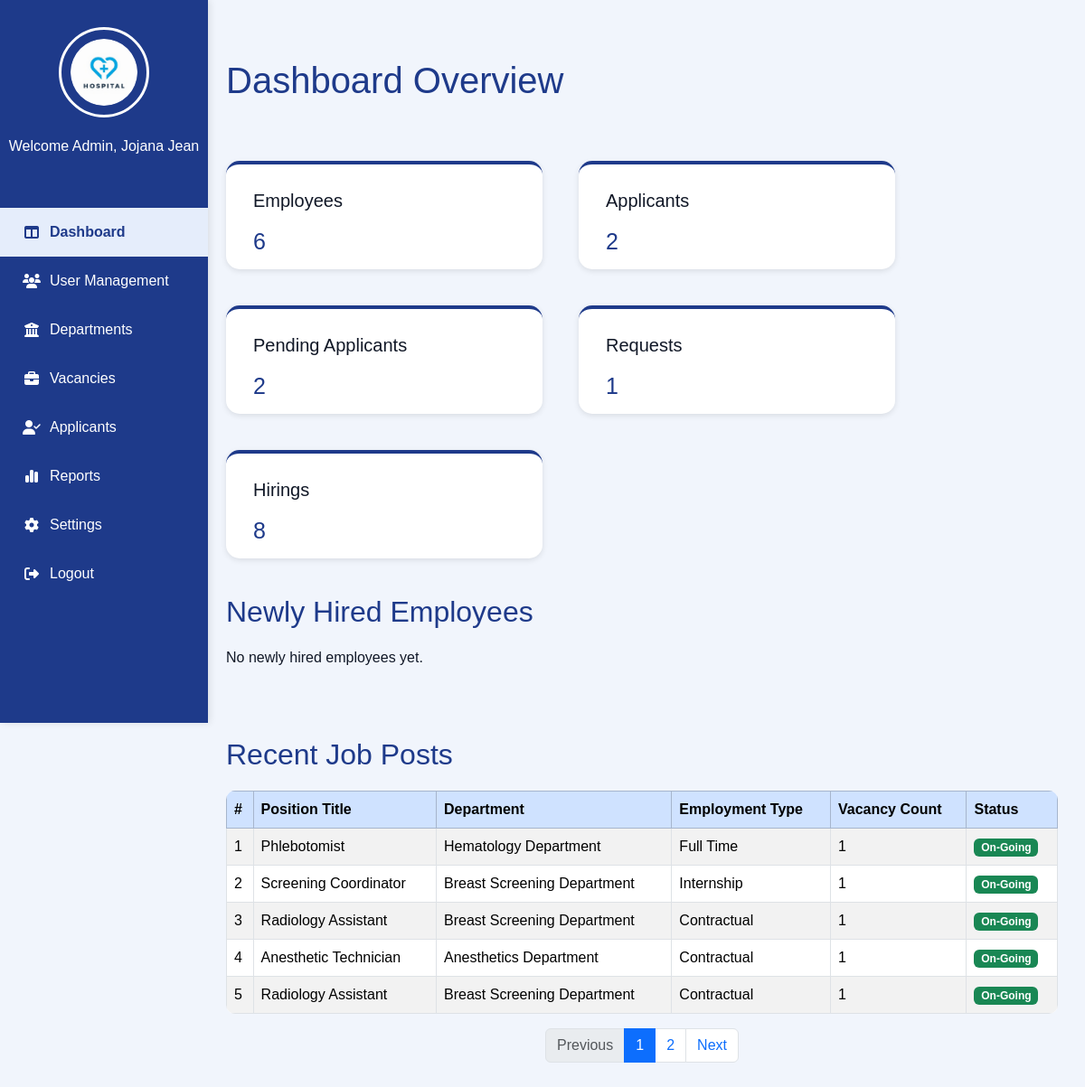
/Admin_Dashboard.php, run on an earlier commit of the app's database.
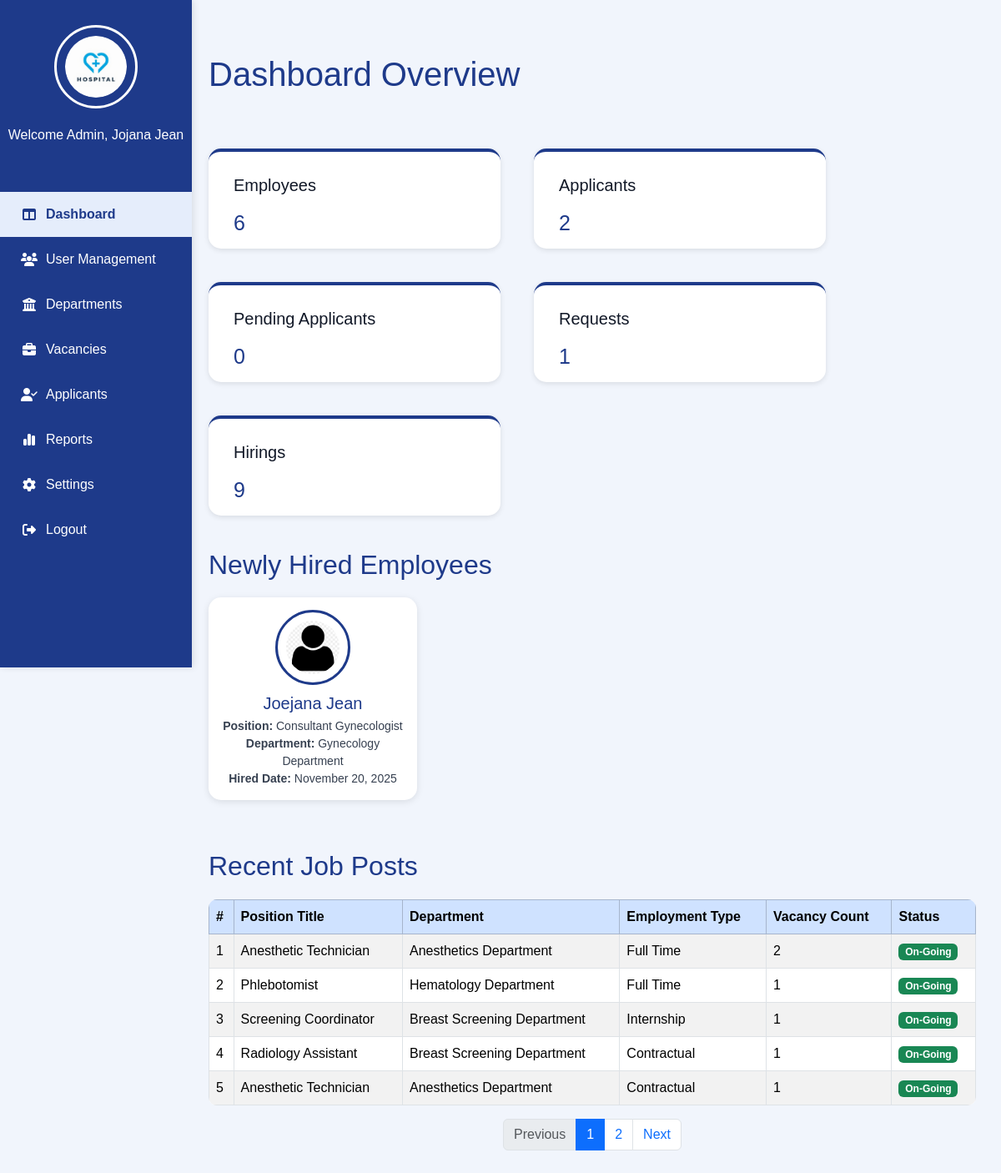
And on a later commit of the database.
### tables this page shows
CREATE TABLE `vacancies` (
  `id` int(11) NOT NULL,
  `department_id` int(11) NOT NULL,
  `position_id` int(11) NOT NULL,
  `employment_type_id` int(11) NOT NULL,
  `vacancy_count` int(11) NOT NULL,
  `status` varchar(255) NOT NULL DEFAULT 'To Post',
  `posted_by` varchar(255) NOT NULL,
  `created_at` timestamp NOT NULL DEFAULT current_timestamp()
);

CREATE TABLE `position` (
  `positionID` int(11) NOT NULL,
  `departmentID` int(11) NOT NULL,
  `emtypeID` int(11) DEFAULT NULL,
  `position_title` varchar(150) NOT NULL
);

CREATE TABLE `department` (
  `deptID` int(11) NOT NULL,
  `deptName` varchar(100) NOT NULL
);

CREATE TABLE `employment_type` (
  `emtypeID` int(11) NOT NULL,
  `typeName` varchar(50) NOT NULL
);

CREATE TABLE `applicant` (
  `applicantID` varchar(100) NOT NULL,
  `fullName` varchar(150) NOT NULL,
  `position_applied` varchar(100) NOT NULL,
  `department` varchar(150) NOT NULL,
  `type_name` varchar(50) DEFAULT NULL,
  `date_applied` date NOT NULL,
  `contact_number` varchar(20) NOT NULL,
  `email_address` varchar(100) NOT NULL,
  `home_address` varchar(255) NOT NULL,
  `job_title` varchar(100) DEFAULT NULL,
  `company_name` varchar(150) NOT NULL,
  `date_started` date NOT NULL,
  `years_experience` int(11) DEFAULT NULL,
  `in_role` varchar(5) NOT NULL,
  `university` varchar(150) NOT NULL,
  `course` varchar(100) NOT NULL,
  `year_graduated` year(4) DEFAULT NULL,
  `skills` text NOT NULL,
  `summary` text NOT NULL,
  `status` varchar(20) NOT NULL,
  `hired_at` date DEFAULT NULL,
  `profile_pic` varchar(255) DEFAULT NULL
);

### Admin_Dashboard.php (the view, shortened to what the changed rows need)
<?php
require 'admin/db.connect.php';
$hirings = 0;
$adminnameQuery = $conn->query("SELECT fullname FROM user WHERE role = 'Admin' LIMIT 1");
$adminname = ($adminnameQuery && $row = $adminnameQuery->fetch_assoc()) ? $row['fullname'] : 'Admin';
$employeeQuery = $conn->query("SELECT COUNT(*) AS count FROM user WHERE role = 'Employee'");
$employees = ($employeeQuery && $row = $employeeQuery->fetch_assoc()) ? $row['count'] : 0;
$applicantQuery = $conn->query("SELECT COUNT(*) AS count FROM user WHERE role = 'Applicant'");
$applicants = ($applicantQuery && $row = $applicantQuery->fetch_assoc()) ? $row['count'] : 0;
$pendingQuery = $conn->query("SELECT COUNT(*) AS count FROM applications WHERE status = 'Pending'");
$pendingApplicants = ($pendingQuery && $row = $pendingQuery->fetch_assoc()) ? $row['count'] : 0;
$requestQuery = $conn->query("SELECT COUNT(*) AS count FROM employee_request");
$requests = ($requestQuery && $row = $requestQuery->fetch_assoc()) ? $row['count'] : 0;
$pending_applicantQuery = $conn->query("SELECT COUNT(*) AS count FROM applications WHERE id = '0'");
if ($pending_applicantQuery && $row = $pending_applicantQuery->fetch_assoc()) {
    $pending_applicantQuery = $row['count'];
}
$hiringsQuery = $conn->query("
    SELECT SUM(vacancy_count) AS count
    FROM vacancies
    WHERE status IN ('On-Going', 'To Post')
");
if ($hiringsQuery && $row = $hiringsQuery->fetch_assoc()) {
    $hirings = $row['count'] ?? 0;
}
$limit = 5;
$page = isset($_GET['page']) ? (int)$_GET['page'] : 1;
$start = ($page > 1) ? ($page * $limit) - $limit : 0;
$totalQuery = $conn->query("SELECT COUNT(*) AS total FROM vacancies WHERE status = 'On-Going'");
$total = ($totalQuery && $row = $totalQuery->fetch_assoc()) ? $row['total'] : 0;
$pages = ceil($total / $limit);
$recentVacanciesQuery = $conn->query("
    SELECT v.id, v.vacancy_count, v.status, d.deptName, p.position_title, e.typeName AS employment_type
    FROM vacancies v
    JOIN department d ON v.department_id = d.deptID
    JOIN position p ON v.position_id = p.positionID
    JOIN employment_type e ON v.employment_type_id = e.emtypeID
    WHERE v.status = 'On-Going'
    ORDER BY v.id DESC
    LIMIT $start, $limit
");
$newHiredQuery = $conn->query("
    SELECT applicantID, fullName, position_applied, department, hired_at, profile_pic
    FROM applicant
    WHERE status = 'Hired'
    ORDER BY hired_at DESC
    LIMIT 6
");
?>
<!DOCTYPE html>
<html lang="en">
<head>
    <link rel="stylesheet" href="admin-sidebar.css">
    <link href="https://cdn.jsdelivr.net/npm/bootstrap@5.3.3/dist/css/bootstrap.min.css" rel="stylesheet">
    <link rel="stylesheet" href="https://cdnjs.cloudflare.com/ajax/libs/font-awesome/6.5.0/css/all.min.css">
</head>
<body>
    <main class="main-content">
        <div class="main-content-header">
            <h1>Dashboard Overview</h1>
        </div>
        <div class="stats">
            <div class="section">
                <label>Pending Applicants</label>
                <h3><?php echo $pendingApplicants; ?></h3>
            </div>
            <div class="section">
                <label>Hirings</label>
                <h3><?php echo $hirings; ?></h3>
            </div>
        </div>
        <div class="hired-section">
    <h2>Newly Hired Employees</h2>
    <div class="hired-cards">
        <?php if ($newHiredQuery && $newHiredQuery->num_rows > 0): ?>
            <?php while ($hired = $newHiredQuery->fetch_assoc()): ?>
                <div class="hired-card">
                  <?php
$pic = (!empty($hired['profile_pic']) && file_exists("Uploads/" . $hired['profile_pic']))
    ? $hired['profile_pic']
    : "default.png";
?>
<img src="Uploads/<?php echo $pic; ?>" alt="Profile Picture">
                    <h4><?php echo $hired['fullName']; ?></h4>
                    <p><strong>Position:</strong> <?php echo $hired['position_applied']; ?></p>
                    <p><strong>Department:</strong> <?php echo $hired['department']; ?></p>
                    <p><strong>Hired Date:</strong>
                        <?php echo date("F d, Y", strtotime($hired['hired_at'])); ?>
                    </p>
                </div>
            <?php endwhile; ?>
        <?php else: ?>
            <p>No newly hired employees yet.</p>
        <?php endif; ?>
    </div>
</div>
     <div class="job-posts">
    <h2>Recent Job Posts</h2>
    <table class="table table-striped table-bordered" style="background:white; border-radius:10px; overflow:hidden;">
        <thead class="table-primary">
            <tr>
                <th>#</th>
                <th>Position Title</th>
                <th>Department</th>
                <th>Employment Type</th>
                <th>Vacancy Count</th>
                <th>Status</th>
            </tr>
        </thead>
        <tbody>
            <?php if($recentVacanciesQuery && $recentVacanciesQuery->num_rows > 0): ?>
                <?php
                $i = $start + 1;
                while($vacancy = $recentVacanciesQuery->fetch_assoc()):
                ?>
                    <tr>
                        <td><?php echo $i++; ?></td>
                        <td><?php echo $vacancy['position_title']; ?></td>
                        <td><?php echo $vacancy['deptName']; ?></td>
                        <td><?php echo $vacancy['employment_type']; ?></td>
                        <td><?php echo $vacancy['vacancy_count']; ?></td>
                        <td>
                            <span class="badge bg-success"><?php echo $vacancy['status']; ?></span>
                        </td>
                    </tr>
                <?php endwhile; ?>
            <?php else: ?>
                <tr>
                    <td colspan="6" class="text-center">No recent job posts available.</td>
                </tr>
            <?php endif; ?>
        </tbody>
    </table>
    <nav>
        <ul class="pagination justify-content-center">
            <?php for($i = 1; $i <= $pages; $i++): ?>
                <li class="page-item <?php echo ($i == $page) ? 'active' : '' ?>">
                    <a class="page-link" href="?page=<?php echo $i; ?>">
                        <?php echo $i; ?>
                    </a>
                </li>
            <?php endfor; ?>
        </ul>
    </nav>
</div>
    </main>
</body>
</html>

What changed in the data, as far as the page shows it:
no longer on this page (row edited): vacancies: position.position_title "Radiology Assistant", department.deptName "Breast Screening Department", employment_type.typeName "Contractual", vacancy_count "1", status "On-Going"
now on this page (row edited): applicant: fullName "Joejana Jean", position_applied "Consultant Gynecologist", department "Gynecology Department", hired_at "November 20, 2025"
added vacancies: position.position_title "Anesthetic Technician", department.deptName "Anesthetics Department", employment_type.typeName "Full Time", vacancy_count "2", status "On-Going"
Also different on the page:
$pendingApplicants: "2" → "0"
$hirings: "8" → "9"
text no longer shown: "No newly hired employees yet."
